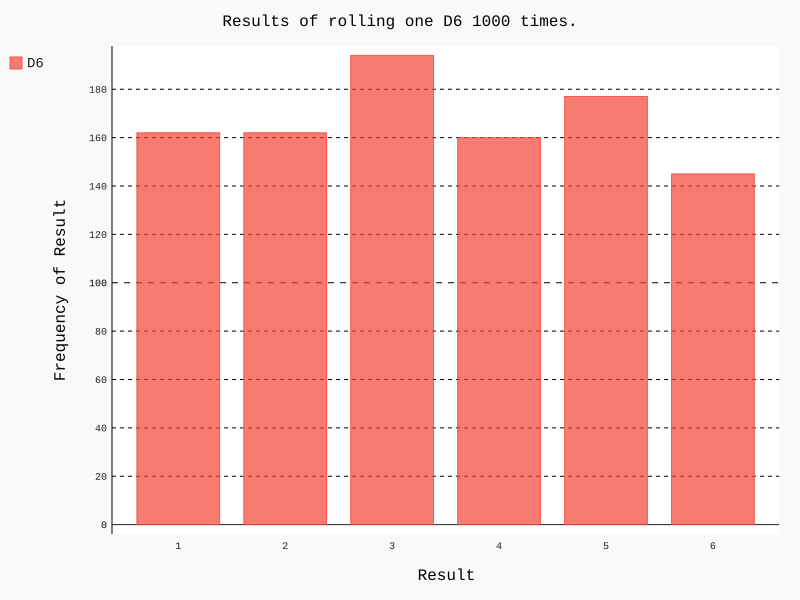

Python code for this plot:
from die import Die
import pygal

# Criando um histograma
# Cria um D6
die = Die()

# Faz alguns lançamentos e armazena os resultados em uma lista
results = []

for roll_num in range(1000):
    result = die.roll()
    results.append(result)

# print(results)

# Analisa os resultados
frequencies = []

for value in range(1, die.num_sides + 1):
    frequency = results.count(value)
    frequencies.append(frequency)
    

# Visualiza os resultados
hist = pygal.Bar()
hist.title = "Results of rolling one D6 1000 times."
hist.x_labels = ['1', '2', '3', '4', '5', '6']
hist.x_title = "Result"
hist.y_title = "Frequency of Result"
hist.add('D6', frequencies)
hist.render_to_file('die_visual.svg')

print(frequencies)
